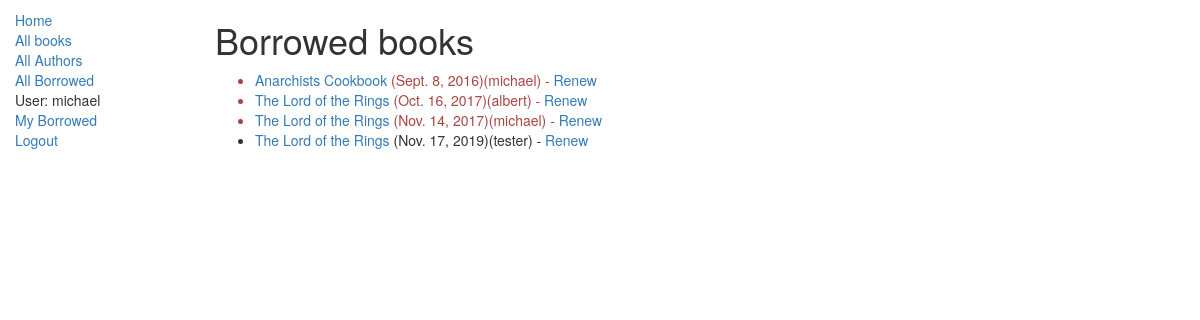
Page /catalog/allbooksborrowed/ (signed in) on the committed database.
### catalog/models.py (models this page shows, shortened)
class BookInstance(models.Model):
    id = models.UUIDField(primary_key=True, default=uuid.uuid4, help_text="Unique ID for this particular book across whole library")
    book = models.ForeignKey('Book', on_delete=models.SET_NULL, null=True)
    imprint = models.CharField(max_length=200)
    due_back = models.DateField(null=True, blank=True)
    borrower = models.ForeignKey(User, on_delete=models.SET_NULL, null=True, blank=True)
    @property
    def is_overdue(self):
        if self.due_back and date.today() > self.due_back:
            return True
        return False
    LOAN_STATUS = (
        ('m', 'Maintenance'),
        ('o', 'On loan'),
        ('a', 'Available'),
        ('r', 'Reserved'),
    )
    status = models.CharField(max_length=1, choices=LOAN_STATUS, blank=True, default='m', help_text='Book availability')
    class Meta:
        permissions = (("can_mark_returned", "Set book as returned"),
        )

class Book(models.Model):
    title = models.CharField(max_length=200)
    author = models.ForeignKey('Author', on_delete=models.SET_NULL, null=True)
    summary = models.TextField(max_length=1000, help_text="Enter a brief description of the book")
    isbn = models.CharField('ISBN',max_length=13, help_text='13 Character <a href="https://www.isbn-international.org/content/what-isbn">ISBN number</a>')
    genre = models.ManyToManyField(Genre, help_text="Select a genre for this book")
    def display_genre(self):
        """
        Creates a string for the Genre. This is required to display genre in Admin.
        """
        return ', '.join([ genre.name for genre in self.genre.all()[:3] ])
    display_genre.short_description = 'Genre'

### catalog/views.py (the view)
# urls.py: urlpatterns += [url(r'allbooksborrowed/$', views.AllLoanedBooksListView.as_view(),name='all-borrowed'),]
class AllLoanedBooksListView(generic.ListView):
    model = BookInstance
    template_name = 'catalog/full_borrowed_list.html'
    paginate_by = 10
    def get_queryset(self):
            return BookInstance.objects.filter(status__exact='o').order_by('due_back')

### catalog/templates/catalog/full_borrowed_list.html
{% extends "base_generic.html" %}
{% block content %}
    <h1>Borrowed books</h1>
    {% if perms.catalog.can_mark_returned %}
    {% if bookinstance_list %}
    <ul>
    {% for bookinst in bookinstance_list %}
    <li class="{% if bookinst.is_overdue %}text-danger{% endif %}">
        <a href="{% url 'book-detail' bookinst.book.pk %}">{{bookinst.book.title}}</a> ({{ bookinst.due_back }})({{  bookinst.borrower  }})
        - <a href="{% url 'renew-book-librarian' bookinst.id %}">Renew</a>
    </li>
    {% endfor %}
    </ul>
    {% else %}
    <p>There are no books borrowed.</p>
    {% endif %}
    {% else %}
        <ul>You do not have permisssion to view this page</ul>
    {% endif %}
{% endblock %}

### catalog/templates/base_generic.html (shortened to what this page needs)
<!DOCTYPE html>
<html lang = "en">
<head>
	<link rel = "stylesheet" href = "https://maxcdn.bootstrapcdn.com/bootstrap/3.3.7//css/bootstrap.min.css">
	{% load static %}
	<link rel = "stylesheet" href = "{% static 'css/styles.css' %}">
</head>
<body>
	<div class = "container-fluid">
		<div class = "row">
			<div class ="col-sm-2">
				{% block sidebar %}
				<ul class="sidebar-nav">
					<li><a href="{% url 'index' %}">Home</a></li>
					<li><a href="{% url 'books' %}">All books</a></li>
					<li><a href="">All Authors</a></li>
					{% if perms.auth.can_mark_returned %}
					<li><a href="{% url 'all-borrowed' %}">All Borrowed</a></li>
					{% endif %}
					{% if user.is_authenticated %}
						<li>User: {{ user.get_username }}</li>
						<li><a href="{% url 'my-borrowed' %}">My Borrowed</a></li>
						<li><a href="{% url 'logout'%}?next={{request.path}}">Logout</a></li>
					{% else %}
						<li><a href="{% url 'login'%}?next={{request.path}}">Login</a></li>
						{% endif %}
					</ul>
				{% endblock %}
			</div>
			<div class = "col-sm-10 ">
			{% block content %}{% endblock %}
			</div>
		</div>
	</div>
</body>
</html>

### catalog/static/css/styles.css (style rules this page uses)
.sidebar-nav { margin-top: 10px; padding: 0; list-style: none; }

### rows in the picture
BookInstance: book "Anarchists Cookbook", due_back "Sept. 8, 2016", borrower "michael"
BookInstance: book "The Lord of the Rings", due_back "Oct. 16, 2017", borrower "albert"
BookInstance: book "The Lord of the Rings", due_back "Nov. 14, 2017", borrower "michael"
BookInstance: book "The Lord of the Rings", due_back "Nov. 17, 2019", borrower "tester"

### other values in the picture
{{ user.get_username }} "michael"
